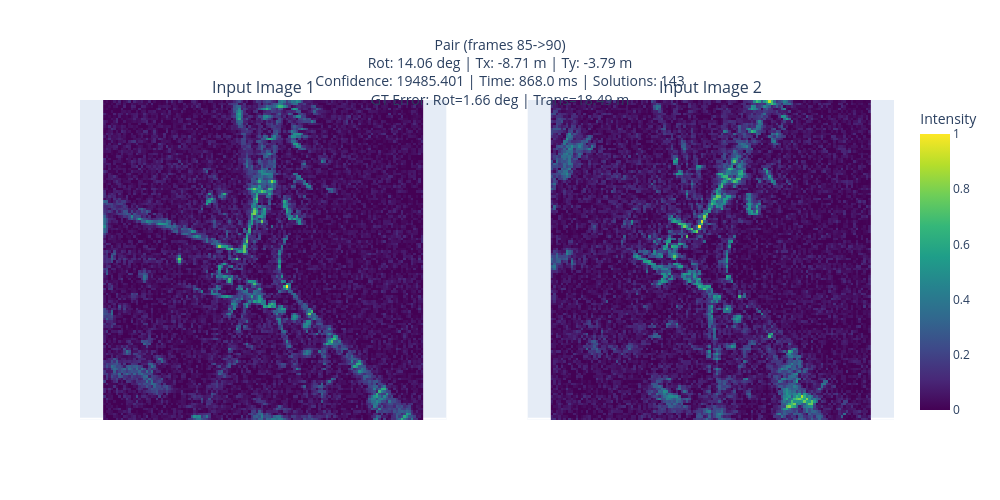

Notebook source saved alongside this figure:
### Markdown cell above
## Registration Result

The estimated rotation (`R.from_euler("z", yaw)`) and translation (`[tx, -ty]`) are used to build a 4x4 transform, converted to a 2D image affine via `get_affine_matrix`, then img2 is warped with `cv2.warpPerspective` and blended 50/50 with img1. The same affine transform pipeline is used as in `viewBoreasPairs.py`. The implicit pixel-magnitude bug in `get_affine_matrix` (translation in meters, treated as pixels by cv2) matches the reference script precisely.

### Code cell
if img1 is not None and img2 is not None and meta_df is not None:
    # Build 4x4 transform (same as viewBoreasPairs.py)
    yaw = np.deg2rad(rot_deg)
    transform_4x4 = np.eye(4)
    transform_4x4[:3, :3] = R.from_euler("z", yaw).as_matrix()
    transform_4x4[:3, 3] = [tx_m, -ty_m, 0.0]

    # Convert to 2D image affine (same as get_affine_matrix from boreasDatasetLoader.py)
    inv_t = np.linalg.inv(transform_4x4)
    affine_2d = np.eye(3)
    affine_2d[:2, :2] = inv_t[:2, :2]
    affine_2d[0, 2] = -inv_t[1, 3] / pixel_size
    affine_2d[1, 2] = inv_t[0, 3] / pixel_size
    # Rotation center compensation (rotate around image center)
    c_center = N / 2.0
    T_c = np.eye(3)
    T_c[:2, 2] = [c_center, c_center]
    T_c_inv = np.eye(3)
    T_c_inv[:2, 2] = [-c_center, -c_center]
    affine_2d = T_c @ affine_2d @ T_c_inv

    # Warp img2 using cv2.warpPerspective
    warped = cv2.warpPerspective(img2, affine_2d, (N, N))
    blended = 0.5 * img1 + 0.5 * warped

    # Normalize for display
    img1_norm = (img1 - img1.min()) / (img1.max() - img1.min() + 1e-10)
    img2_norm = (img2 - img2.min()) / (img2.max() - img2.min() + 1e-10)
    blended_norm = (blended - blended.min()) / (blended.max() - blended.min() + 1e-10)

    # Title text
    title = (f'Pair (frames {frame1}->{frame2})<br>'
             f'Rot: {rot_deg:.2f} deg | Tx: {tx_m:.2f} m | Ty: {ty_m:.2f} m<br>'
             f'Confidence: {confidence:.3f} | Time: {time_ms:.1f} ms | Solutions: {n_solutions}<br>'
             f'GT Error: Rot={gt_rot_err:.2f} deg | Trans={gt_trans_err:.2f} m')

    # Show img1 and img2 side by side (both square in 1x2 layout)
    fig = make_subplots(
        rows=1, cols=2,
        subplot_titles=('Input Image 1', 'Input Image 2'),
        specs=[[{'type': 'heatmap'}, {'type': 'heatmap'}]],
        horizontal_spacing=0.1
    )
    fig.add_trace(go.Heatmap(z=img1_norm, colorscale='Viridis', showscale=True,
                             colorbar_title='Intensity'), row=1, col=1)
    fig.add_trace(go.Heatmap(z=img2_norm, colorscale='Viridis', showscale=False), row=1, col=2)
    fig.update_layout(
        height=500,
        width=1000,
        title_text=title,
        title_font_size=14,
        title_x=0.5
    )
    fig.update_xaxes(showticklabels=False, showgrid=False)
    fig.update_yaxes(showticklabels=False, showgrid=False)
    fig.update_yaxes(scaleanchor="x",  scaleratio=1, row=1, col=1)
    fig.update_yaxes(scaleanchor="x2", scaleratio=1, row=1, col=2)
    fig.update_yaxes(scaleanchor="x3", scaleratio=1, row=2, col=1)
    fig.update_yaxes(scaleanchor="x4", scaleratio=1, row=2, col=2)
    fig.show()
else:
    print('Cannot display: missing data files.')

### Figure 1 — Plotly figure (JSON) as saved in the notebook; plotly's stock layout.template omitted (floating-point values rounded to 4 significant figures; data arrays with more than 128 entries replaced by an {"elided": "..."} marker saying what was removed)
{"data": [{"colorbar": {"title": {"text": "Intensity"}}, "colorscale": [[0, "#440154"], [0.1111, "#482878"], [0.2222, "#3e4989"], [0.3333, "#31688e"], [0.4444, "#26828e"], [0.5556, "#1f9e89"], [0.6667, "#35b779"], [0.7778, "#6ece58"], [0.8889, "#b5de2b"], [1, "#fde725"]], "showscale": true, "type": "heatmap", "xaxis": "x", "yaxis": "y", "z": {"elided": "128x128 float values"}}, {"colorscale": [[0, "#440154"], [0.1111, "#482878"], [0.2222, "#3e4989"], [0.3333, "#31688e"], [0.4444, "#26828e"], [0.5556, "#1f9e89"], [0.6667, "#35b779"], [0.7778, "#6ece58"], [0.8889, "#b5de2b"], [1, "#fde725"]], "showscale": false, "type": "heatmap", "xaxis": "x2", "yaxis": "y2", "z": {"elided": "128x128 float values"}}], "layout": {"annotations": [{"font": {"size": 16}, "showarrow": false, "text": "Input Image 1", "x": 0.225, "xanchor": "center", "xref": "paper", "y": 1, "yanchor": "bottom", "yref": "paper"}, {"font": {"size": 16}, "showarrow": false, "text": "Input Image 2", "x": 0.775, "xanchor": "center", "xref": "paper", "y": 1, "yanchor": "bottom", "yref": "paper"}], "height": 500, "title": {"font": {"size": 14}, "text": "Pair (frames 85->90)<br>Rot: 14.06 deg | Tx: -8.71 m | Ty: -3.79 m<br>Confidence: 19485.401 | Time: 868.0 ms | Solutions: 143<br>GT Error: Rot=1.66 deg | Trans=18.49 m", "x": 0.5}, "width": 1000, "xaxis": {"anchor": "y", "domain": [0, 0.45], "showgrid": false, "showticklabels": false}, "xaxis2": {"anchor": "y2", "domain": [0.55, 1], "showgrid": false, "showticklabels": false}, "yaxis": {"anchor": "x", "domain": [0, 1], "scaleanchor": "x", "scaleratio": 1, "showgrid": false, "showticklabels": false}, "yaxis2": {"anchor": "x2", "domain": [0, 1], "scaleanchor": "x2", "scaleratio": 1, "showgrid": false, "showticklabels": false}}}
